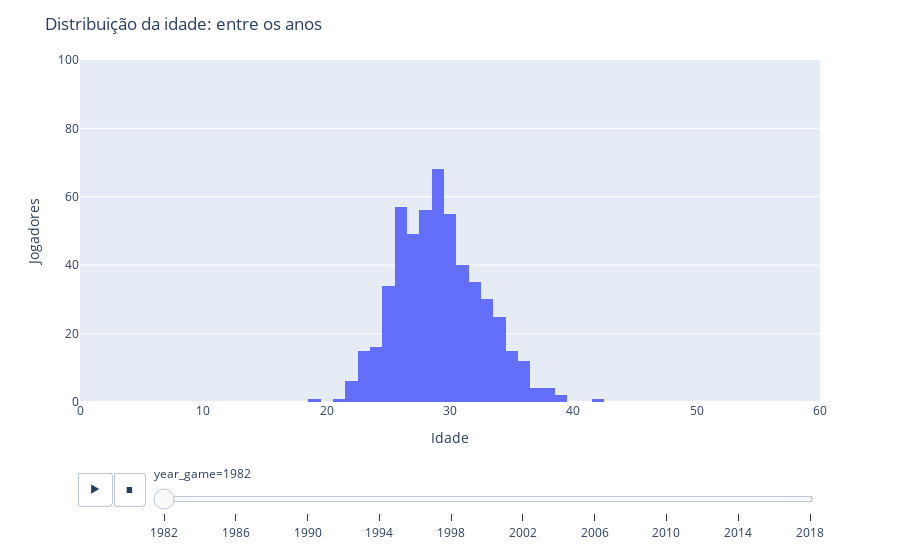

Notebook cell for this chart:
### Code cell
fig= px.histogram(teste, x = "age",animation_frame = 'year_game'
                  ,  log_x = False, width = 900
                 , range_x = [0,60], range_y = [0,100])



fig.update_layout(title = 'Distribuição da idade: entre os anos')
fig.update_xaxes(title = 'Idade')
fig.update_yaxes(title = 'Jogadores')


fig.show()

### Figure 1 — Plotly figure (JSON) as saved in the notebook; plotly's stock layout.template omitted (floating-point values rounded to 4 significant figures; data arrays with more than 128 entries replaced by an {"elided": "..."} marker saying what was removed)
{"data": [{"alignmentgroup": "True", "bingroup": "x", "hovertemplate": "year_game=1982<br>age=%{x}<br>count=%{y}<extra></extra>", "legendgroup": "", "marker": {"color": "#636efa", "pattern": {"shape": ""}}, "name": "", "offsetgroup": "", "orientation": "v", "showlegend": false, "type": "histogram", "x": {"elided": "526 int values"}, "xaxis": "x", "yaxis": "y"}], "layout": {"barmode": "relative", "legend": {"tracegroupgap": 0}, "margin": {"t": 60}, "sliders": [{"active": 0, "currentvalue": {"prefix": "year_game="}, "len": 0.9, "pad": {"b": 10, "t": 60}, "steps": [{"args": [["1982"], {"frame": {"duration": 0, "redraw": true}, "fromcurrent": true, "mode": "immediate", "transition": {"duration": 0, "easing": "linear"}}], "label": "1982", "method": "animate"}, {"args": [["1986"], {"frame": {"duration": 0, "redraw": true}, "fromcurrent": true, "mode": "immediate", "transition": {"duration": 0, "easing": "linear"}}], "label": "1986", "method": "animate"}, {"args": [["1990"], {"frame": {"duration": 0, "redraw": true}, "fromcurrent": true, "mode": "immediate", "transition": {"duration": 0, "easing": "linear"}}], "label": "1990", "method": "animate"}, {"args": [["1994"], {"frame": {"duration": 0, "redraw": true}, "fromcurrent": true, "mode": "immediate", "transition": {"duration": 0, "easing": "linear"}}], "label": "1994", "method": "animate"}, {"args": [["1998"], {"frame": {"duration": 0, "redraw": true}, "fromcurrent": true, "mode": "immediate", "transition": {"duration": 0, "easing": "linear"}}], "label": "1998", "method": "animate"}, {"args": [["2002"], {"frame": {"duration": 0, "redraw": true}, "fromcurrent": true, "mode": "immediate", "transition": {"duration": 0, "easing": "linear"}}], "label": "2002", "method": "animate"}, {"args": [["2006"], {"frame": {"duration": 0, "redraw": true}, "fromcurrent": true, "mode": "immediate", "transition": {"duration": 0, "easing": "linear"}}], "label": "2006", "method": "animate"}, {"args": [["2010"], {"frame": {"duration": 0, "redraw": true}, "fromcurrent": true, "mode": "immediate", "transition": {"duration": 0, "easing": "linear"}}], "label": "2010", "method": "animate"}, {"args": [["2014"], {"frame": {"duration": 0, "redraw": true}, "fromcurrent": true, "mode": "immediate", "transition": {"duration": 0, "easing": "linear"}}], "label": "2014", "method": "animate"}, {"args": [["2018"], {"frame": {"duration": 0, "redraw": true}, "fromcurrent": true, "mode": "immediate", "transition": {"duration": 0, "easing": "linear"}}], "label": "2018", "method": "animate"}], "x": 0.1, "xanchor": "left", "y": 0, "yanchor": "top"}], "title": {"text": "Distribuição da idade: entre os anos"}, "updatemenus": [{"buttons": [{"args": [null, {"frame": {"duration": 500, "redraw": true}, "fromcurrent": true, "mode": "immediate", "transition": {"duration": 500, "easing": "linear"}}], "label": "&#9654;", "method": "animate"}, {"args": [[null], {"frame": {"duration": 0, "redraw": true}, "fromcurrent": true, "mode": "immediate", "transition": {"duration": 0, "easing": "linear"}}], "label": "&#9724;", "method": "animate"}], "direction": "left", "pad": {"r": 10, "t": 70}, "showactive": false, "type": "buttons", "x": 0.1, "xanchor": "right", "y": 0, "yanchor": "top"}], "width": 900, "xaxis": {"anchor": "y", "domain": [0, 1], "range": [0, 60], "title": {"text": "Idade"}}, "yaxis": {"anchor": "x", "domain": [0, 1], "range": [0, 100], "title": {"text": "Jogadores"}}}}
